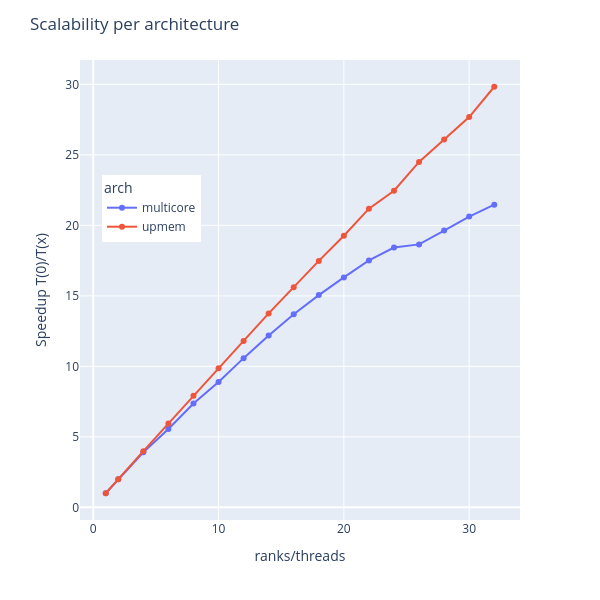

Notebook cell for this chart:
### Code cell
def compute_speedup(df):
    dfTmp = pd.DataFrame()
    for arch in ["upmem","multicore"]:
        tmp = df[["arch","unit/nbcomp","time"]] [(df["arch"]==arch)].copy()
        if len(tmp)==0: continue;
        tmp["speedup"] = tmp[tmp["unit/nbcomp"]==1]["time"].iloc[0] / tmp["time"]
        dfTmp = tmp if len(dfTmp)==0 else pd.concat ([dfTmp,tmp])
    return df.merge (dfTmp, on=["arch", "unit/nbcomp","time"], how="left")

dftask = compute_speedup(df);

fig = px.line(dftask, x="unit/nbcomp", y="speedup", color="arch")
fig.update_layout(width=1*600,height=600, title="Speedup", yaxis_title="Speedup T(0)/T(x)")
fig.update_layout(title="Scalability per architecture")
fig.update_layout(hovermode="x unified")
fig.update_traces(hovertemplate="%{y:4.1f}x",mode='lines+markers')
fig.update_xaxes(title_text="ranks/threads")
fig.update_layout(legend=dict(x=0.05,y=.75))
fig.show()
fig.write_image("pang_scalability.png")

### Figure 1 — Plotly figure (JSON) as saved in the notebook; plotly's stock layout.template omitted (floating-point values rounded to 4 significant figures)
{"data": [{"hovertemplate": "%{y:4.1f}x", "legendgroup": "multicore", "line": {"color": "#636efa", "dash": "solid"}, "marker": {"symbol": "circle"}, "mode": "lines+markers", "name": "multicore", "orientation": "v", "showlegend": true, "type": "scatter", "x": [32, 30, 28, 26, 24, 22, 20, 18, 16, 14, 12, 10, 8, 6, 4, 2, 1], "xaxis": "x", "y": [21.47, 20.62, 19.63, 18.65, 18.43, 17.51, 16.31, 15.05, 13.7, 12.2, 10.58, 8.889, 7.362, 5.554, 3.906, 1.992, 1.0], "yaxis": "y"}, {"hovertemplate": "%{y:4.1f}x", "legendgroup": "upmem", "line": {"color": "#EF553B", "dash": "solid"}, "marker": {"symbol": "circle"}, "mode": "lines+markers", "name": "upmem", "orientation": "v", "showlegend": true, "type": "scatter", "x": [32, 30, 28, 26, 24, 22, 20, 18, 16, 14, 12, 10, 8, 6, 4, 2, 1], "xaxis": "x", "y": [29.83, 27.68, 26.09, 24.5, 22.46, 21.18, 19.26, 17.48, 15.62, 13.76, 11.81, 9.87, 7.922, 5.952, 3.982, 2.0, 1.0], "yaxis": "y"}], "layout": {"height": 600, "hovermode": "x unified", "legend": {"title": {"text": "arch"}, "tracegroupgap": 0, "x": 0.05, "y": 0.75}, "margin": {"t": 60}, "title": {"text": "Scalability per architecture"}, "width": 600, "xaxis": {"anchor": "y", "domain": [0, 1], "title": {"text": "ranks/threads"}}, "yaxis": {"anchor": "x", "domain": [0, 1], "title": {"text": "Speedup T(0)/T(x)"}}}}
